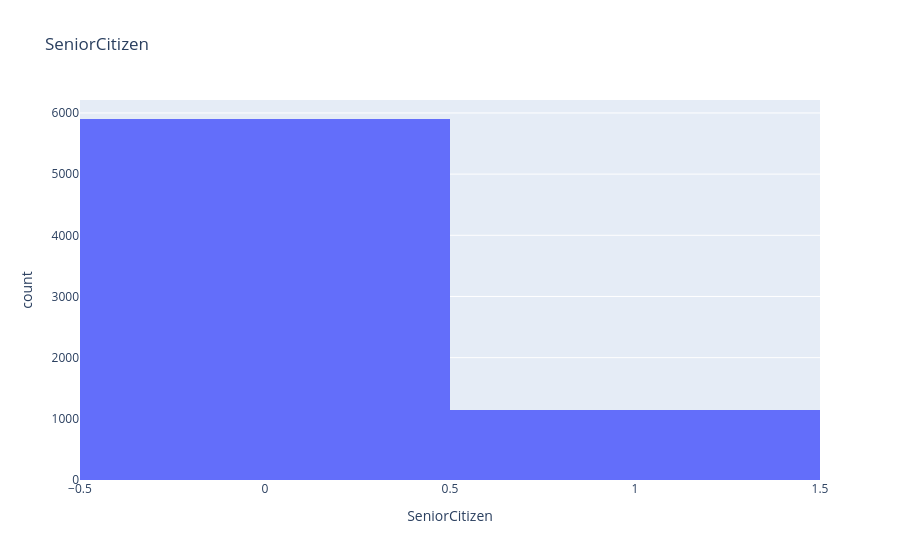
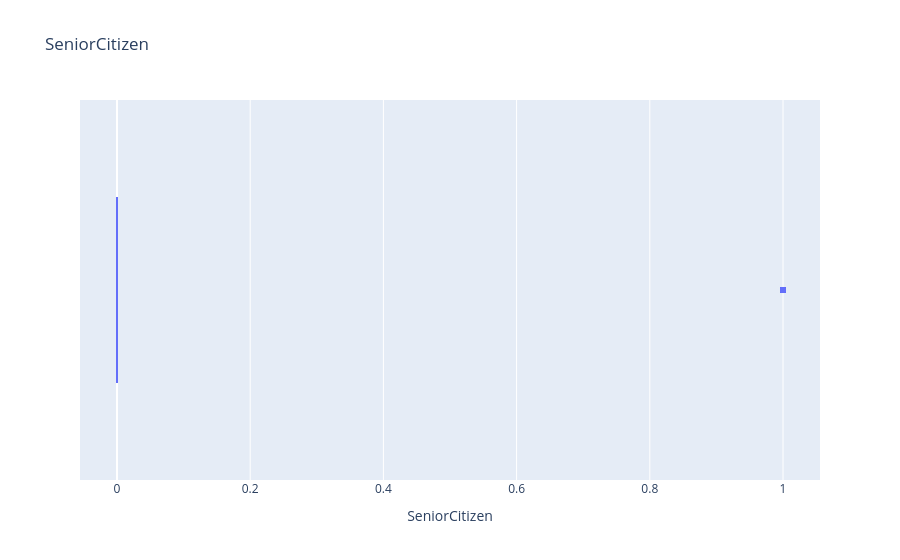
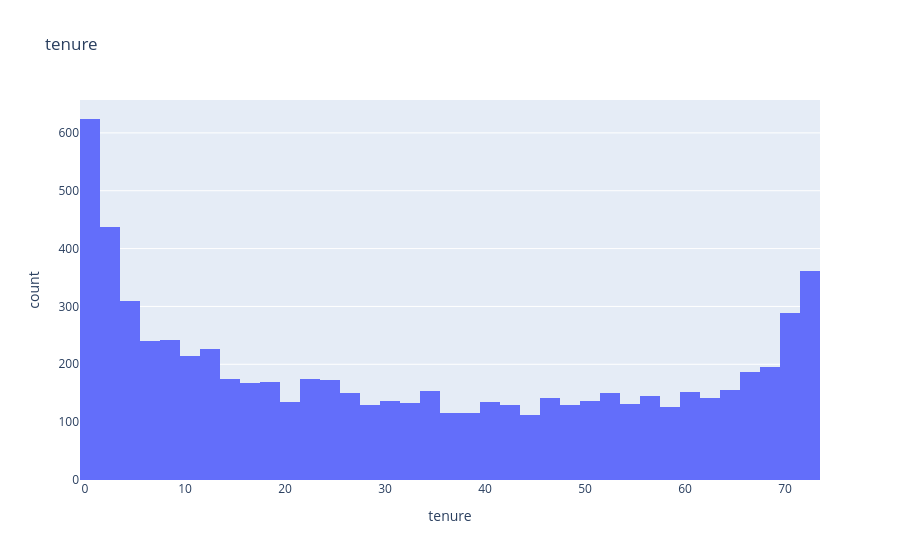
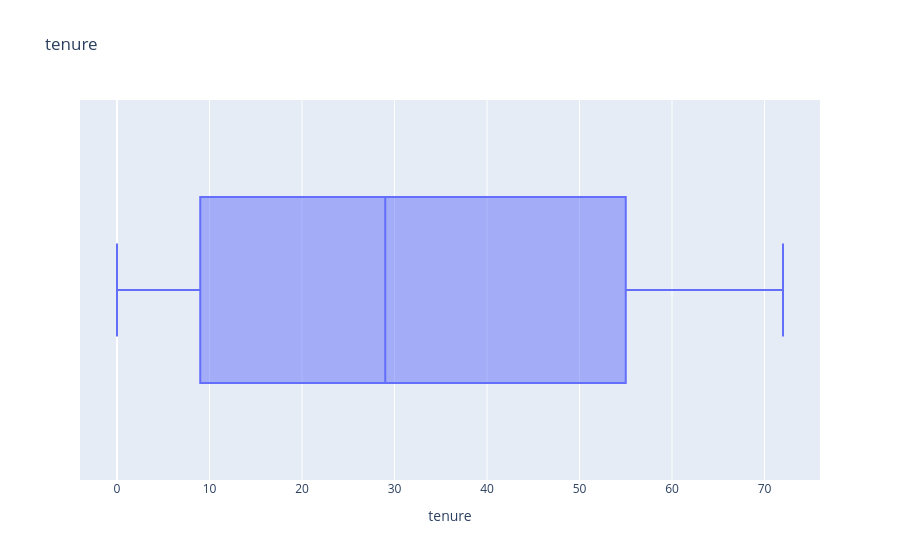

Write notebook code for charts like these, in order.
### Code cell
for col in num_cols:

    px.histogram(data_frame= df, x= col, title= col).show()
    px.box(data_frame= df, x= col, title= col).show()

### Figure 1 — Plotly figure (JSON) as saved in the notebook; plotly's stock layout.template omitted (floating-point values rounded to 4 significant figures; data arrays with more than 128 entries replaced by an {"elided": "..."} marker saying what was removed)
{"data": [{"bingroup": "x", "hovertemplate": "SeniorCitizen=%{x}<br>count=%{y}<extra></extra>", "legendgroup": "", "marker": {"color": "#636efa", "pattern": {"shape": ""}}, "name": "", "orientation": "v", "showlegend": false, "type": "histogram", "x": {"elided": "7043 int values"}, "xaxis": "x", "yaxis": "y"}], "layout": {"barmode": "relative", "legend": {"tracegroupgap": 0}, "title": {"text": "SeniorCitizen"}, "xaxis": {"anchor": "y", "domain": [0, 1], "title": {"text": "SeniorCitizen"}}, "yaxis": {"anchor": "x", "domain": [0, 1], "title": {"text": "count"}}}}

### Figure 2 — Plotly figure (JSON) as saved in the notebook; plotly's stock layout.template omitted (floating-point values rounded to 4 significant figures; data arrays with more than 128 entries replaced by an {"elided": "..."} marker saying what was removed)
{"data": [{"alignmentgroup": "True", "hovertemplate": "SeniorCitizen=%{x}<extra></extra>", "legendgroup": "", "marker": {"color": "#636efa"}, "name": "", "notched": false, "offsetgroup": "", "orientation": "h", "showlegend": false, "type": "box", "x": {"elided": "7043 int values"}, "x0": " ", "xaxis": "x", "y0": " ", "yaxis": "y"}], "layout": {"boxmode": "group", "legend": {"tracegroupgap": 0}, "title": {"text": "SeniorCitizen"}, "xaxis": {"anchor": "y", "domain": [0, 1], "title": {"text": "SeniorCitizen"}}, "yaxis": {"anchor": "x", "domain": [0, 1]}}}

### Figure 3 — Plotly figure (JSON) as saved in the notebook; plotly's stock layout.template omitted (floating-point values rounded to 4 significant figures; data arrays with more than 128 entries replaced by an {"elided": "..."} marker saying what was removed)
{"data": [{"bingroup": "x", "hovertemplate": "tenure=%{x}<br>count=%{y}<extra></extra>", "legendgroup": "", "marker": {"color": "#636efa", "pattern": {"shape": ""}}, "name": "", "orientation": "v", "showlegend": false, "type": "histogram", "x": {"elided": "7043 int values"}, "xaxis": "x", "yaxis": "y"}], "layout": {"barmode": "relative", "legend": {"tracegroupgap": 0}, "title": {"text": "tenure"}, "xaxis": {"anchor": "y", "domain": [0, 1], "title": {"text": "tenure"}}, "yaxis": {"anchor": "x", "domain": [0, 1], "title": {"text": "count"}}}}

### Figure 4 — Plotly figure (JSON) as saved in the notebook; plotly's stock layout.template omitted (floating-point values rounded to 4 significant figures; data arrays with more than 128 entries replaced by an {"elided": "..."} marker saying what was removed)
{"data": [{"alignmentgroup": "True", "hovertemplate": "tenure=%{x}<extra></extra>", "legendgroup": "", "marker": {"color": "#636efa"}, "name": "", "notched": false, "offsetgroup": "", "orientation": "h", "showlegend": false, "type": "box", "x": {"elided": "7043 int values"}, "x0": " ", "xaxis": "x", "y0": " ", "yaxis": "y"}], "layout": {"boxmode": "group", "legend": {"tracegroupgap": 0}, "title": {"text": "tenure"}, "xaxis": {"anchor": "y", "domain": [0, 1], "title": {"text": "tenure"}}, "yaxis": {"anchor": "x", "domain": [0, 1]}}}
